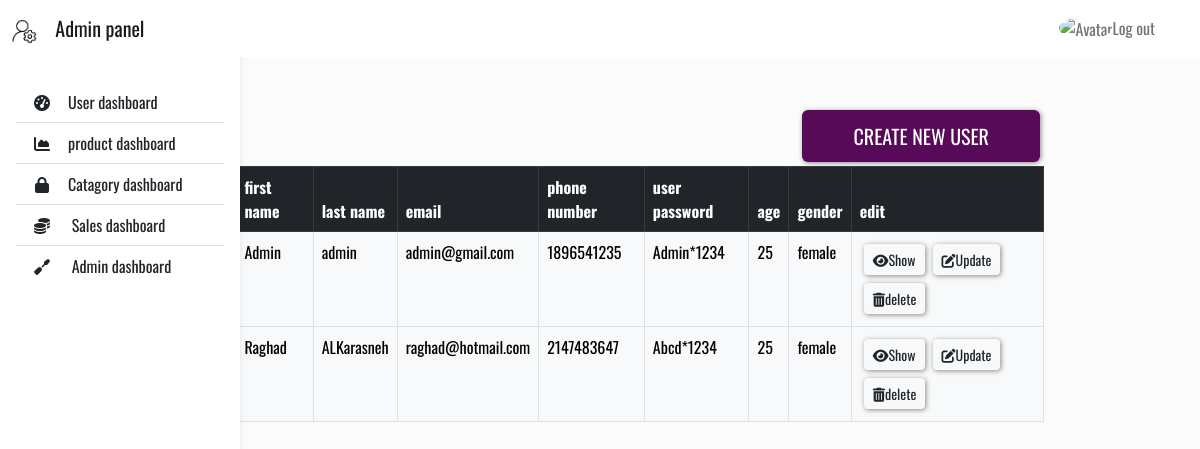
/admin_dashboard/user_dashboard.php, run on an earlier commit of the app's database.
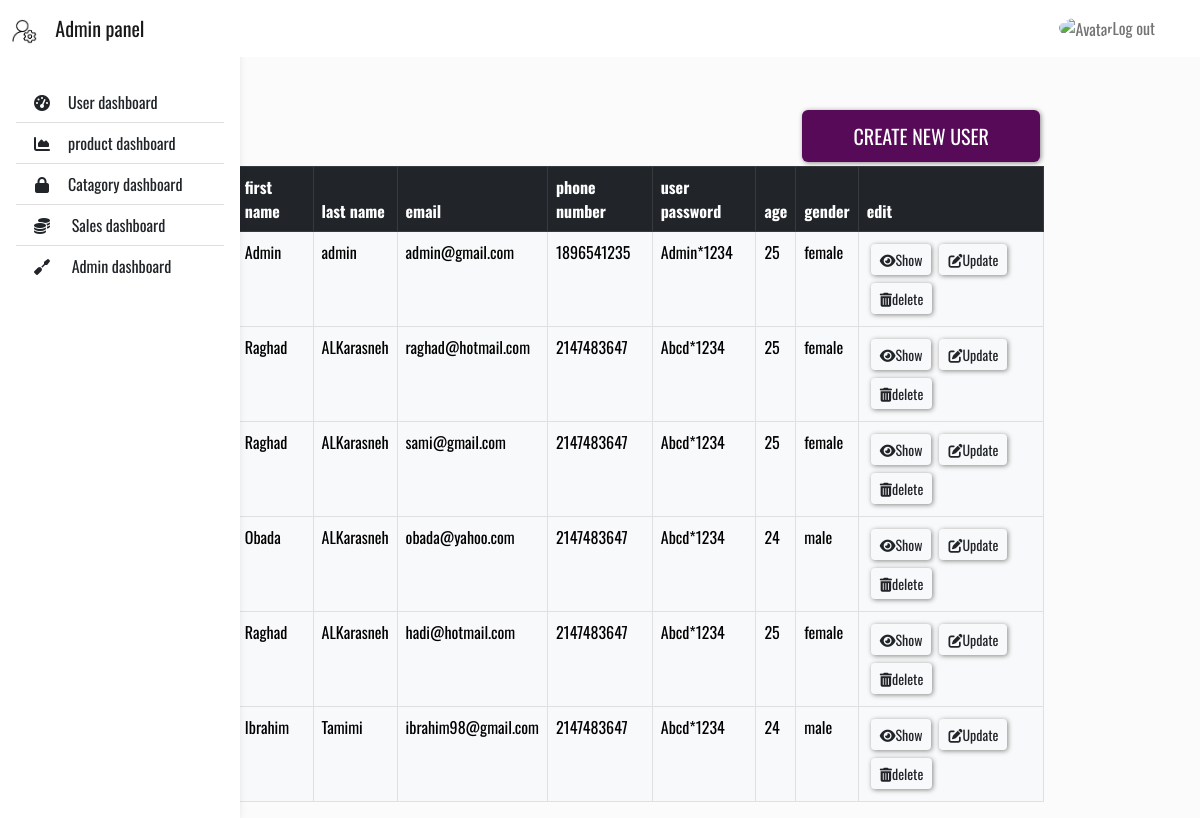
And on a later commit of the database.
### tables this page shows
CREATE TABLE `user` (
  `user_id` int(100) NOT NULL,
  `user_first_name` varchar(255) NOT NULL,
  `user_last_name` varchar(255) NOT NULL,
  `user_email` varchar(255) NOT NULL,
  `phone_num` int(100) NOT NULL,
  `user_password` varchar(255) NOT NULL,
  `age` int(100) NOT NULL,
  `gender` enum('male','female') NOT NULL,
  `is_admin` tinyint(1) NOT NULL,
  `is_deleted` tinyint(1) NOT NULL,
  `created_at` timestamp NOT NULL DEFAULT current_timestamp(),
  `updated_at` timestamp NOT NULL DEFAULT current_timestamp()
);

### admin_dashboard/user_dashboard.php (the view, shortened to what this page needs)
<?php
include "../connection.php";
?>
<!DOCTYPE html>
<html lang="en">
<head>
<link href="https://cdn.jsdelivr.net/npm/bootstrap@5.2.0-beta1/dist/css/bootstrap.min.css" rel="stylesheet">
    <link rel="stylesheet" href="user_dashboard.css?v=<?php echo time(); ?>">
    <link rel="stylesheet" href="dashboard.css?v=<?php echo time(); ?>">
</head>
<body>
<header  >
            <nav id="sidebarMenu" class="collapse d-lg-block sidebar collapse bg-white">
              <div class="position-sticky">
                <div class="list-group list-group-flush mx-3 mt-4">
                  <a href="user_dashboard.php" class="list-group-item list-group-item-action py-2 ripple" aria-current="true">
                    <i class="fas fa-tachometer-alt fa-fw me-3"></i><span>User dashboard</span>
                  </a>
                  <a href="product_dashboard.php" class="list-group-item list-group-item-action py-2 ripple ">
                    <i class="fas fa-chart-area fa-fw me-3"></i><span>product dashboard</span>
                  </a>
                  <a href="category_dashboard.php" class="list-group-item list-group-item-action py-2 ripple"><i
                      class="fas fa-lock fa-fw me-3"></i><span>Catagory dashboard</span></a>
                  <a href="sales_dashboard.php" class="list-group-item list-group-item-action py-2 ripple"><i class="fa-solid fa-coins fa-fw me-3"></i>
                </i><span>Sales dashboard</span></a>
                      <a href="admin_dashboard.php" class="list-group-item list-group-item-action py-2 ripple"><i class="fa-solid fa-screwdriver fa-fw me-3"></i><span> Admin dashboard</span></a>
                </div>
              </div>
            </nav>
            <nav id="main-navbar" class="navbar navbar-expand-lg navbar-light bg-white fixed-top">
              <div class="container-fluid">
                <a class="navbar-brand" href="dashboard.php">
                  <img height="25" alt="MDB Logo"
                    loading="lazy" />
                    &nbsp;&nbsp; Admin panel
                </a>
                <ul class="navbar-nav ms-auto d-flex flex-row">
                    <a class="nav-link avatar_logout hidden-arrow d-flex align-items-center" href="../index.php"
                      id="navbarDropdownMenuLink" role="button"  aria-expanded="false">
                      <img src="https://icon-library.com/images/avatar-icon-images/avatar-icon-images-4.jpg" class="rounded-circle"
                        height="22" alt="Avatar" loading="lazy" />
                        Log out
                    </a>
              </div>
            </nav>
          </header>
          <main style="margin-top: 58px;">
            <div class="container pt-4"></div>
          </main>
  <br>
<div class="dbcontainer" >
<button type="button" class="btn butt btn-sunny  text-uppercase"><a class="a_button_create" href="user_create.php">Create new user</a></button>
<table class="table container table-bordered table-dark">
  <thead>
    <tr>
      <th scope="col">id</th>
      <th scope="col">first name</th>
      <th scope="col">last name</th>
      <th scope="col">email</th>
      <th scope="col">phone number</th>
      <th scope="col">user password</th>
      <th scope="col">age</th>
      <th scope="col">gender</th>
      <th scope="col">edit</th>
    </tr>
  </thead>
  <tbody class="table-light">
    <?php
    $stmt = $conn->query("SELECT * FROM user ");
    while($user = $stmt->fetch_assoc())
    {
      if($user['is_deleted']== 0)
      {
        echo "<tr>
        <th scope='row'>$user[user_id]</th>
        <td>$user[user_first_name]</td>
        <td>$user[user_last_name]</td>
        <td>$user[user_email]</td>
        <td>$user[phone_num]</td>
        <td>$user[user_password]</td>
        <td>$user[age]</td>
        <td>$user[gender]</td>
        <td> ";
        echo '<a href="../profile_page/user_profile.php?id='. $user['user_id'] .'"<button  class="btn  btn-sm"><i class="fa-solid fa-eye"></i>Show</button></a>';
        echo '<a href="user_update.php?id='. $user['user_id'] .'"<button  class="btn  btn-sm"><i class="fa-solid fa-pen-to-square"></i>Update</button></a>';
        echo '<a href="user_delete.php?id='. $user['user_id'] .'"<button  class="btn  btn-sm"><i class="fa-solid fa-trash-can"></i>delete</button></a>';
      echo "</tr>";
      }
    };
    ?>
  </tbody>
</table>
</body>
</html>

What changed in the data, as far as the page shows it:
added user: user_first_name "Raghad", user_last_name "ALKarasneh", user_email "sami@gmail.com", phone_num "2147483647", user_password "Abcd*1234", age "25", gender "female"
added user: user_first_name "Obada", user_last_name "ALKarasneh", user_email "obada@yahoo.com", phone_num "2147483647", user_password "Abcd*1234", age "24", gender "male"
added user: user_first_name "Raghad", user_last_name "ALKarasneh", user_email "hadi@hotmail.com", phone_num "2147483647", user_password "Abcd*1234", age "25", gender "female"
added user: user_first_name "Ibrahim", user_last_name "Tamimi", user_email "ibrahim98@gmail.com", phone_num "2147483647", user_password "Abcd*1234", age "24", gender "male"
